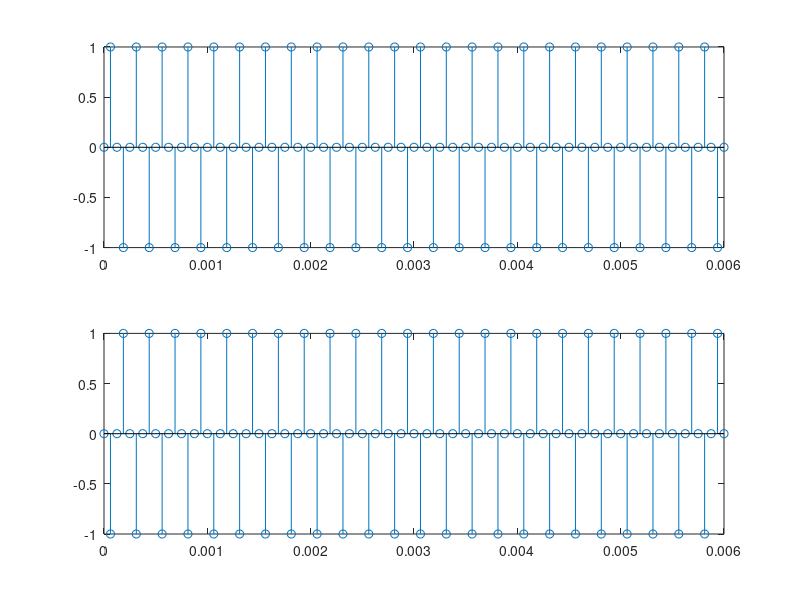

This figure's MATLAB source: (Note: this script raises an error after producing the figure.)
%% PRACTICA 3
%% Exercici 1
% Sea una sinusoide de frecuencia 2 kHz y duración 4 ms. Represente
%(utilizando en el eje de abscisas la variable nT) las secuencias obtenidas al
%muestrear a 32 kHz y a 8 kHz. ¿Qué se puede decir respecto al número de
%muestras y el nivel de detalles de cada secuencia?

f = 2E+3;

t = 4E-3;

w = 2 * pi * f;

f1 = 32E+3;

f2 = 8E+3;

nT1 = [0:1/f1:t];
nT2 = [0:1/f2:t];

x1 = sin(w*nT1);
x2 = sin(w*nT2);

subplot(2,1,1);
stem(nT1,x1);

subplot(2,1,2);
stem(nT2,x2);

%% Exercici 2
% Represente 6 ms de una sinusoide de 4 kHz muestreada a 16 kHz. Haga lo
%mismo con 6 ms de una sinusoide de 12 kHz. ¿Qué sucede? ¿Qué se debe
%hacer para evitar que haya confusión entre las dos secuencias?

f = 16E+3;

t = 6E-3;

f1 = 4E+3;

f2 = 12E+3;

nT = [0:1/f:t];

x1 = sin(2*pi*f1*nT);
x2 = sin(2*pi*f2*nT);

subplot(2,1,1);
stem(nT,x1);

subplot(2,1,2);
stem(nT,x2);

%% Exercici 3
% P3. Sea una sinusoide continua de frecuencia fa1 = 1.5 kHz que representaremos en un intervalo de 4 ms. Como MATLAB representa señales discretas, aproximaremos la señal continua muestreando a una frecuencia mucho mayor que la requerida, por ejemplo, 80 kHz. La señal discreta se obtendrá muestreando la sinusoide a fs = 8 kHz. Después del procesado (no haremos nada) emplearemos un ZOH (pulsos rectangulares) para la conversión D/C. Para suavizar la señal pasaremos la señal por un filtro de orden 4 y frecuencia de corte fc = 3 kHz. Todo esto se especifica de la siguiente forma:
cd_dc(4e-3,80e3,1.5e3,0,8e3,'rectpuls',4,3e3);
hold on;
cd_dc(4e-3,80e3,1.5e3,0,8e3,'rectpuls',4,1.5e3);
hold on;
cd_dc(4e-3,80e3,1.5e3,0,8e3,'rectpuls',4,8e3);
hold on;
cd_dc(4e-3,80e3,1.5e3,0,8e3,'rectpuls',4,0.69e3);

%% Exercici 4
% Ahora introduciremos la suma de dos sinusoides fa1 = 1.5 kHz y fa2 = 6.5 kHz, manteniendo fs = 8 kHz y un filtro de orden 4 con fc = 3 kHz. ¿Qué ha sucedido con la señal a la salida del convertidor D/A? Muestree las dos señales por separado para entender lo sucedido. ¿Qué cambios haría en el proceso de muestreo y reconstrucción para recuperar perfectamente la señal original? Muestre un resultado concreto.
Tf = 4E-3;
fo = 8E+3;
f1 = 1.5E+3;
f2 = 6.5E+3;
N = 4;
fc = 3.0E+3;

cd_dc(Tf,80E+3,f1,f2,fo,'rectpuls',N,fc);
hold on;
cd_dc(Tf,80E+3,f1,0,fo,'rectpuls',N,fc);
hold on;
cd_dc(Tf,80E+3,f2,0,fo,'rectpuls',N,fc);

%% Exercici 5
% Tome la señal muestreada a 8 kHz y, utilizando “:” de MATLAB, diézmela por factores 2, 4 y 8. Reproduzca las tres nuevas señales generadas con su nueva frecuencia de muestreo y analice su calidad. Visualice las nuevas señales en tiempo y en frecuencia. Explique el proceso de degradación que va sufriendo a medida que aumenta el diezmado usando el dominio temporal y frecuencial
fm = 8E+3;
D1 = 2;
D2 = 4;
D3 = 8;

d1 = vector_samples_8k(1:D1:end);
d2 = vector_samples_8k(1:D2:end);
d3 = vector_samples_8k(1:D3:end);

rep_tyf(vector_samples_8k);
hold on;
rep_tyf(d1);
hold on;
rep_tyf(d2);
hold on;
rep_tyf(d3);

audiowrite('original.wav', vector_samples_8k, 8E+3);
audiowrite('diezmado2.wav', d1, 8E+3/D1);
audiowrite('diezmado4.wav', d2, 8E+3/D2);
audiowrite('diezmado8.wav', d3, 8E+3/D3);

%% Exercici 6
I1 = 2;
I2 = 4;
 

i1 = interp(vector_samples_8k,I1);
i2 = interp(vector_samples_8k,I2);

i3 = zeros(length(vector_samples_8k)*I1,1);
i3(1:I1:end) = vector_samples_8k;

i4 = zeros(length(vector_samples_8k)*I2,1);
i4(1:I2:end) = vector_samples_8k;

%i3 = interp(i3, 1);
%i4 = interp(i4, 1);

audiowrite('interpolacio2.wav', i1, I1 * 8E+3);
audiowrite('interpolacio4.wav', i2, I2 * 8E+3);
rep_tyf(i1);
rep_tyf(i2);

audiowrite('interpolacio5.wav', i3, I1 * 8E+3);
audiowrite('interpolacio6.wav', i4, I2 * 8E+3);
rep_tyf(i3);
rep_tyf(i4);

%% Exercici 7
% A partir de la señal muestreada a 8 kHz, relacione los procesos de diezmado
%e interpolación con los de aceleración y ralentización de la voz. Represente
%las señales en los dominios temporal y frecuencial para comprobar que se
%ha conseguido el efecto y explique por qué las señales se oyen más agudas o
%graves.
f = 8E+3;

d2 = vector_samples_8k(1:4:end);
audiowrite('diezmadoEx7.wav', d2, f);

i = interp(vector_samples_8k,4);
audiowrite('interpolacionEx7.wav', i, f);

rep_tyf(vector_samples_8k);
hold on;
rep_tyf(d2);
hold on;
rep_tyf(i);

%% Exercici 8 
I = 5;
D = 2;

x = interp(vector_samples_8k, I);
x = x(1:D:end);

y = interp(vector_samples_8k, D);
y = x(1:I:end);

rep_tyf(vector_samples_8k);
hold on;
rep_tyf(x);
hold on;
rep_tyf(y);

audiowrite('retrasat.wav', x, 8E+3);
audiowrite('accelerat.wav', y, 8E+3);



